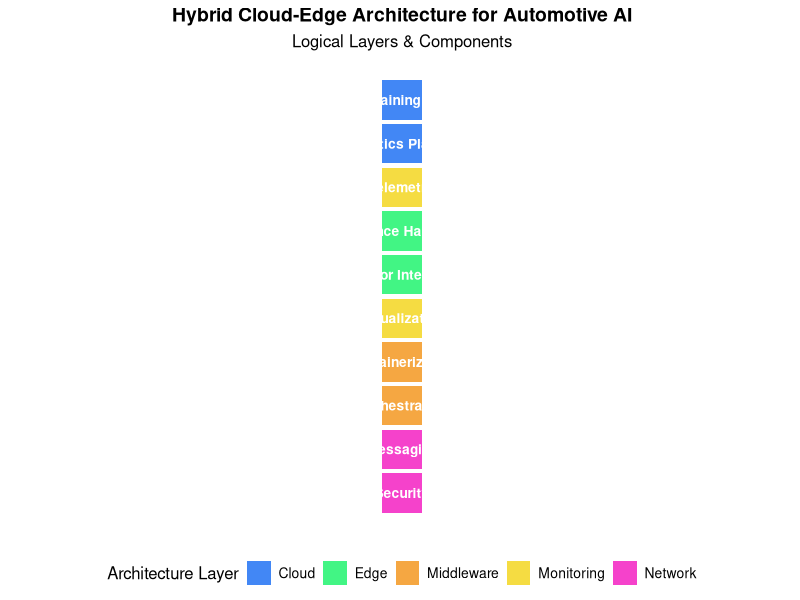
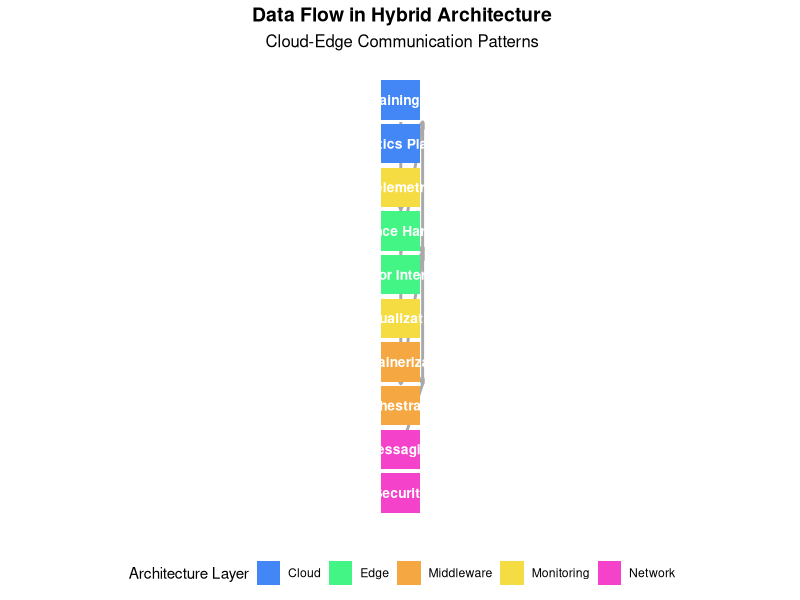

The R script that drew these images, in order:
## ---- chunk 1
#| label: fig-architecture
#| fig-cap: "Hybrid Cloud-Edge Architecture for Automotive AI"
#| warning: false
#| echo: false
#| message: false

# Load required libraries
library(ggplot2)
library(dplyr)
library(tidyr)
library(ggtext)
library(gridExtra)

# Create data frame for the architecture layers
architecture_data <- data.frame(
  Layer = c("Cloud", "Cloud", "Edge", "Edge", "Middleware", "Middleware", "Network", "Network", "Monitoring", "Monitoring"),
  Component = c("Model Training Platform", "Analytics Platform", "Inference Hardware", "Sensor Interface", 
                "Containerization", "Orchestration", "Messaging", "Security", "Telemetry", "Visualization"),
  Role = c("Deep learning model development, training, and versioning", 
           "Centralized reporting, cross-facility analysis",
           "Real-time AI processing at data source",
           "Data acquisition from production equipment",
           "Consistent deployment across environments", 
           "Deployment coordination and scaling",
           "Asynchronous communication between components", 
           "Authentication, encryption, authorization",
           "Performance data collection", 
           "System health dashboards"),
  Implementation = c("AWS SageMaker, Azure ML", 
                     "AWS QuickSight, Power BI", 
                     "NVIDIA Jetson Xavier NX, Intel NCS2",
                     "Industrial cameras, sensors",
                     "Docker, Kubernetes, Azure IoT Edge", 
                     "K3s, KubeEdge",
                     "MQTT, Apache Kafka", 
                     "mTLS, certificate management, OAuth 2.0",
                     "Prometheus, InfluxDB", 
                     "Grafana, Datadog"),
  y_position = c(10, 9, 7, 6, 4, 3, 2, 1, 8, 5)
)

# Create a color palette for the layers
layer_colors <- c(
  "Cloud" = "#4287f5",       # Blue
  "Edge" = "#42f584",        # Green
  "Middleware" = "#f5a742",  # Orange
  "Network" = "#f542cb",     # Pink
  "Monitoring" = "#f5dc42"   # Yellow
)

# Create the main architecture diagram
ggplot(architecture_data, aes(x = 1, y = y_position, fill = Layer)) +
  geom_tile(aes(width = 0.9, height = 0.9)) +
  geom_text(aes(label = Component), fontface = "bold", color = "white", size = 3.5) +
  scale_fill_manual(values = layer_colors) +
  theme_minimal() +
  theme(
    axis.text = element_blank(),
    axis.title = element_blank(),
    panel.grid = element_blank(),
    plot.title = element_text(hjust = 0.5, size = 14, face = "bold"),
    plot.subtitle = element_text(hjust = 0.5, size = 12),
    legend.position = "bottom",
    legend.title = element_text(size = 12),
    legend.text = element_text(size = 10)
  ) +
  labs(
    title = "Hybrid Cloud-Edge Architecture for Automotive AI",
    subtitle = "Logical Layers & Components",
    fill = "Architecture Layer"
  ) +
  coord_fixed(ratio = 1)
## ---- chunk 2
#| label: fig-data-flow
#| fig-cap: "Data Flow in Hybrid Cloud-Edge Architecture"
#| warning: false
#| echo: false
#| message: false

# Create a diagram showing data flow between components
flow_data <- data.frame(
  x = c(1, 1, 1, 1, 1.5, 1.5, 1.5),
  y = c(9.5, 7.5, 6.5, 3.5, 9.5, 6.5, 3.5),
  xend = c(1, 1, 1.5, 1.5, 1.5, 1.5, 1),
  yend = c(7.5, 3.5, 9.5, 6.5, 6.5, 3.5, 2),
  group = c(1, 2, 3, 4, 5, 6, 7)
)

ggplot() +
  geom_segment(data = flow_data, 
               aes(x = x, y = y, xend = xend, yend = yend, group = group),
               arrow = arrow(length = unit(0.2, "cm")), 
               size = 1, 
               color = "darkgrey") +
  geom_tile(data = architecture_data, 
            aes(x = 1, y = y_position, fill = Layer),
            width = 0.9, height = 0.9) +
  geom_text(data = architecture_data, 
            aes(x = 1, y = y_position, label = Component), 
            fontface = "bold", color = "white", size = 3.5) +
  scale_fill_manual(values = layer_colors) +
  theme_minimal() +
  theme(
    axis.text = element_blank(),
    axis.title = element_blank(),
    panel.grid = element_blank(),
    plot.title = element_text(hjust = 0.5, size = 14, face = "bold"),
    plot.subtitle = element_text(hjust = 0.5, size = 12),
    legend.position = "bottom"
  ) +
  labs(
    title = "Data Flow in Hybrid Architecture",
    subtitle = "Cloud-Edge Communication Patterns",
    fill = "Architecture Layer"
  ) +
  coord_fixed(ratio = 1)
## ---- chunk 3
#| label: tbl-architecture-components
#| tbl-cap: "Deployment Architecture Components and Specifications"
#| warning: false
#| echo: false
#| message: false

# Create a data frame for the component details
component_details <- architecture_data %>%
  select(Layer, Component, Role, Implementation) %>%
  rename(`Implementation Examples` = Implementation) %>%
  arrange(Layer, Component)

# Add key considerations column
component_details$`Key Considerations` <- c(
  "Cost optimization through spot instances, efficient dataset management",
  "Data warehouse integration, real-time dashboard updates",
  "Power requirements, thermal management, industrial hardening",
  "Signal preprocessing, hardware durability, calibration",
  "Image optimization, security scanning, versioning",
  "Lightweight implementations for edge constraints",
  "Low overhead, quality of service options, persistence",
  "Defense in depth, zero trust principles",
  "Storage efficiency, retention policies",
  "Alert configuration, custom visualizations"
)

# Display as a formatted table
knitr::kable(component_details)
